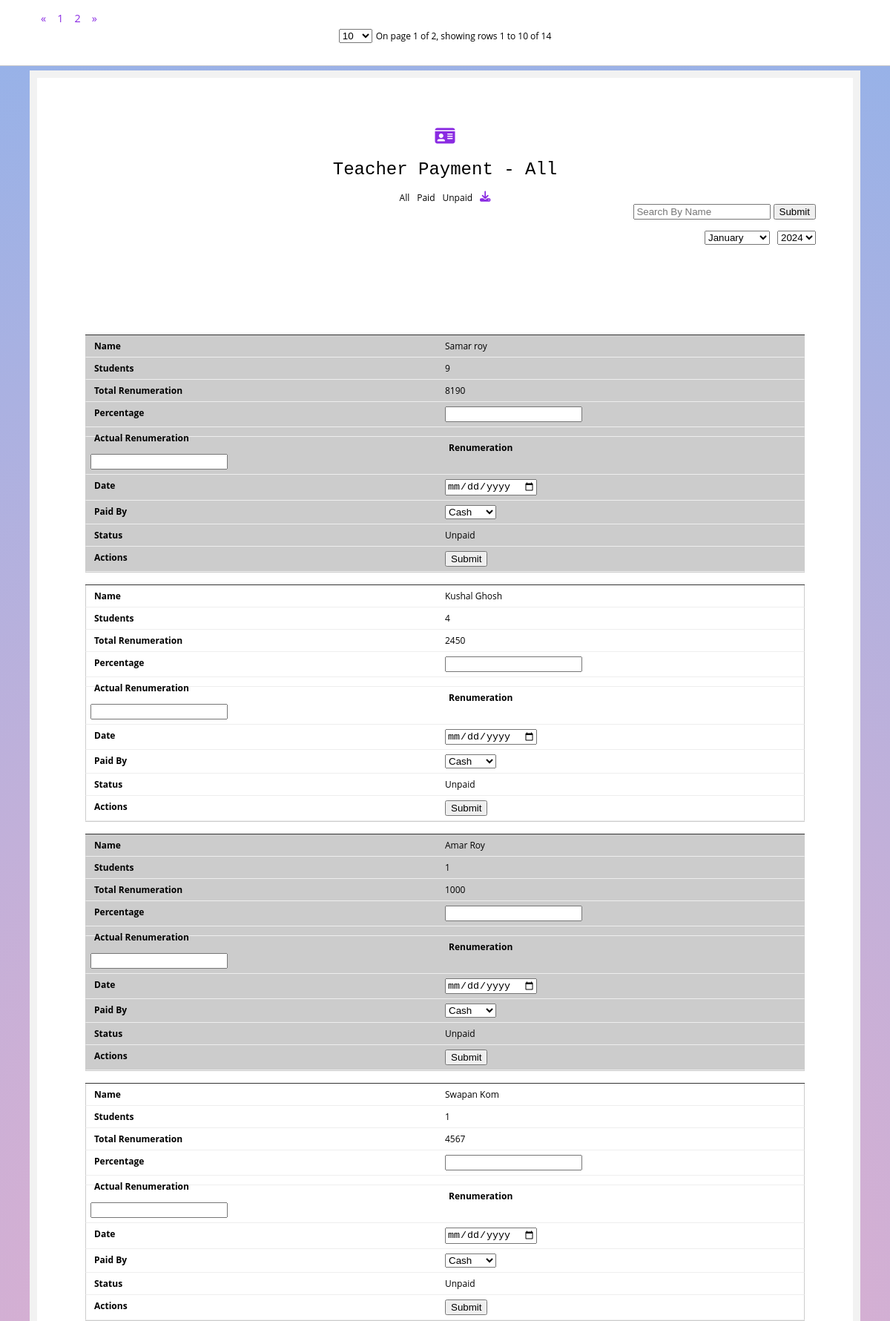
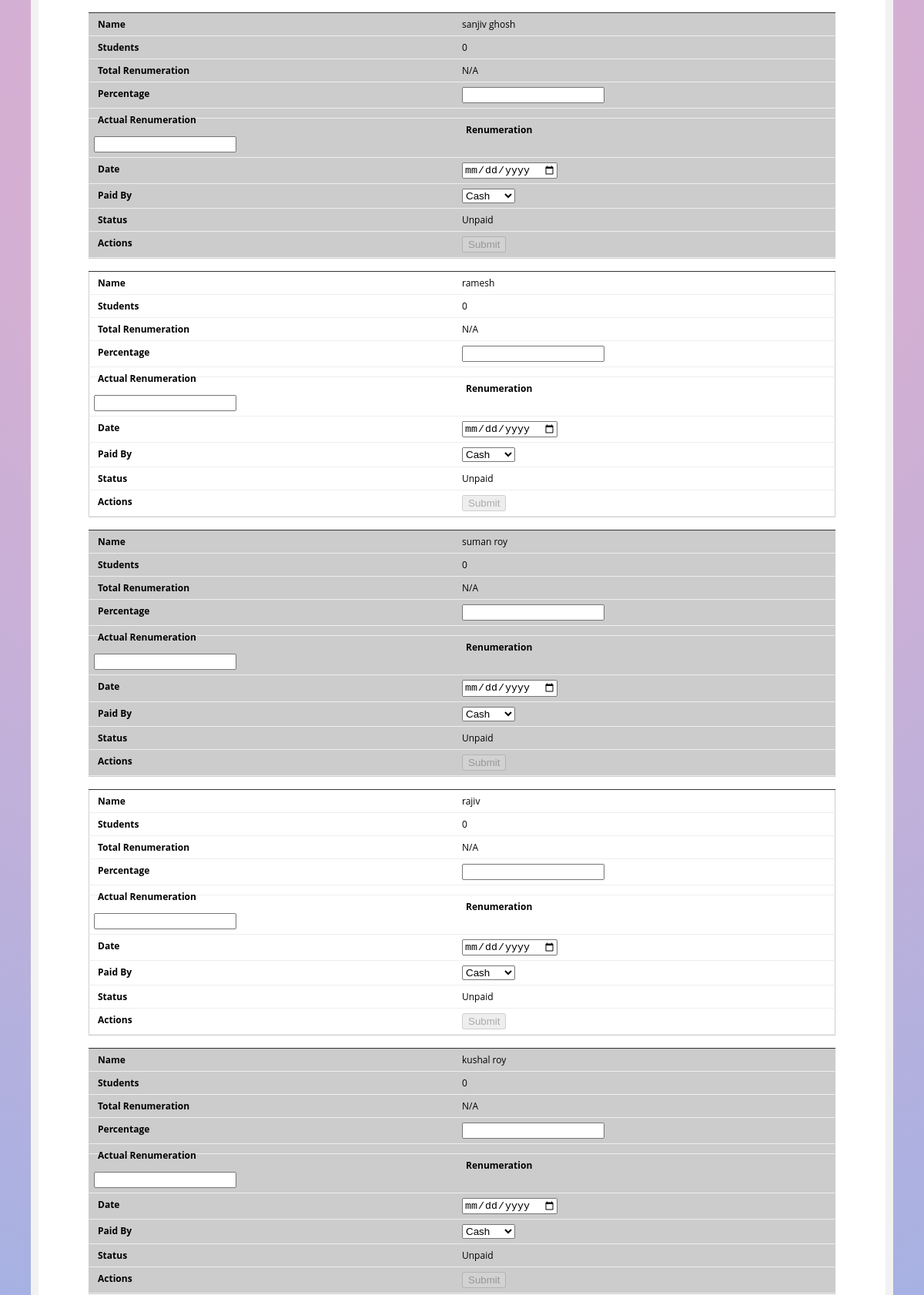
The app's page /teacher_payment.php (upper part) with its own data (2 pictures, top to bottom).
### tables this page shows
CREATE TABLE `teacher` (
  `Teacher_id` int(11) NOT NULL,
  `Teacher_name` varchar(255) NOT NULL,
  `Teacher_phone` varchar(10) NOT NULL,
  `Teacher_reg_id` varchar(255) NOT NULL,
  `Category_id` int(11) NOT NULL,
  `Status` char(1) NOT NULL DEFAULT 'Y'
);

### teacher_payment.php (the view, shortened to what this page needs)
<?php
include("conn.php");
if(empty($_REQUEST['month'])){
    $curr_month=date("m");
    $curr_year=date("Y");
}
else{
    $curr_month=$_REQUEST['month'];
    $curr_year=$_REQUEST['year'];
}
$sql=mysqli_query($conn,"SELECT `teacher`.`Teacher_id` AS 'id',`Teacher_name`,COUNT(DISTINCT `Student_id`) AS 'Students',SUM(`Actual_fees`) AS 'Fees' FROM `student_activity` RIGHT  JOIN `teacher` ON `teacher`.`Teacher_id`=`student_activity`.`Teacher_id` GROUP BY `teacher`.`Teacher_id` ORDER BY  COUNT(DISTINCT `Student_id`) DESC") ;
if(isset($_REQUEST['show'])){
    $show=$_REQUEST['show'];
}
else{
    $show="";
}
?>
<!DOCTYPE html>
<html lang="en">
<head>
    <link rel = "stylesheet" href="https://cdnjs.cloudflare.com/ajax/libs/font-awesome/6.1.1/css/all.min.css" />
    <link rel="stylesheet"  href="teacher_payment.css">
</head>
<body>
<div class="form-box">
  <h1><a href="index.php"><i class="fa-sharp fa-solid fa-id-card"></i></a></h1>
  <h1>Teacher Payment - <span id="content">All</span></h1>
  <div style="display:flex;justify-content:center;gap:10px">
  <span onclick="window.location.href='teacher_payment.php'" style="cursor:pointer;">All</span>
    <span onclick="window.location.href='teacher_payment.php?show=paid'" style="cursor:pointer;">Paid</span>
    <span onclick="window.location.href='teacher_payment.php?show=unpaid'" style="cursor:pointer;">Unpaid</span>
    <i class="fa fa-download" aria-hidden="true" style="font-size:larger;color:blueviolet;cursor:pointer" onclick="generate()"></i>
</div>
<div style="display:flex;justify-content:end;gap:10px;margin-bottom: 15px">
  <form>
    <input type="search" name="search" value="<?php if(isset($name)) echo $name; ?>" placeholder="Search By Name">
    <input type="submit" >
  </form>
   </div>
  <div style="display:flex;justify-content:end;gap:10px">
<select id="month" onchange="month(this.value)">
<option value="01" <?php if($curr_month=="1") echo "selected"; ?>>January</option>
</select>
<select id="year" onchange="year(this.value)">
<?php for($i=date("Y");$i>=2010;$i--){ ?>
    <option value="<?php echo $i; ?>" <?php if($curr_year==$i) echo "selected" ?>><?php echo $i; ?></option>
    <?php } ?>
</select>
</div>
<div id="DataTable">
<div id="table_box_bootstrap"></div>
  <table id="myTable">
    <tbody class="scroll-pane">
        <?php $i=0; while($arr=mysqli_fetch_array($sql)){?>
            <?php $teacher_id=$arr['id'];
        $fees_sql=mysqli_fetch_array(mysqli_query($conn,"SELECT * FROM `teacher_fees` WHERE `teacher_id`='$teacher_id' AND `month` LIKE '$curr_year-$curr_month'"));
        if(($show=="paid" && $fees_sql) || ($show=="unpaid" && !$fees_sql) || ($show=="")){
        ?>
        <tr>
        <td data-teacher="<?php echo $arr['id']; ?>" id="teach_id-<?php echo $i; ?>"><?php echo $arr['Teacher_name'] ?></td>
        <td><?php echo $arr['Students']    ?></td>
        <td id="fees-<?php echo $i ?>"><?php echo $arr['Fees'] ?$arr['Fees']: "N/A"  ?></td>
        <td><input type="number" id="percent-<?php echo $i; ?>" <?php if($fees_sql){ ?>
            value="<?php echo $fees_sql['percentage']?>" disabled
        <?php } ?> onkeyup="calc(this.value,<?php echo $i; ?>)"></td>
        <td id="actual-<?php echo $i; ?>"><?php if($fees_sql) echo $fees_sql['percentage']/100*$arr['Fees']; ?></td>
        <td ><input type="text" id="renum-<?php echo $i; ?>" value="<?php if($fees_sql) echo $fees_sql['actual_fees']; ?>"  <?php if($fees_sql) echo "disabled"; ?>></td>
        <td><input type="date" id="date-<?php echo $i; ?>" <?php if($fees_sql){ ?>
            value="<?php echo $fees_sql['date']?>" disabled
        <?php } ?>></td>
        <td><select id="paid-<?php echo $i; ?>" <?php if($fees_sql) echo "disabled" ?>>
        <option value="cash" <?php if($fees_sql && $fees_sql['paid_by']=='cash') echo "selected"; ?>>Cash</option>
        </select>
        </td>
        <td><?php echo $fees_sql? "Paid" :"Unpaid"; ?></td>
        <td><input type="button" id="submit-<?php echo $i; ?>" value="Submit" <?php echo !$arr['Fees'] ? "disabled": "" ?> <?php if($fees_sql) echo "disabled" ?> onclick="sub(<?php echo $i; ?>)"></td>
        </tr>
        <?php $i++; } } ?>
  </tbody>
</table>
</div>
        </div>
</body>
</html>

### teacher_payment.css (style rules this page uses)
body { counter-reset: my-sec-counter; font-family: 'Open Sans', sans-serif; font-size: 12px; background: rgb(238,174,202); background: radial-gradient(circle, rgba(238,174,202,1) 0%, rgba(148,178,233,1) 100%); margin-top: 95px; }
.form-box { max-width: 1000px; margin: auto; padding: 50px; background: #ffffff; border: 10px solid #f2f2f2; }
h1 { text-align: center; font-family:Arial, Helvetica, sans-serif; font: 2em "typewriter", monospace; align-self: center; }
#DataTable { position:relative; padding: 15px; box-sizing: border-box; }
table { width: 100%; border-collapse: collapse; }
td, th { padding: 6px; border: 1px solid #ccc; text-align: left; box-sizing: border-box; }
tr:nth-of-type(odd) { background: #eee; }
@media only screen 
          and (max-width: 760px), (min-device-width: 768px) 
          and (max-device-width: 1024px) { table { margin-top: 106px; } }
@media only screen 
          and (max-width: 760px), (min-device-width: 768px) 
          and (max-device-width: 1024px) { table, thead, tbody, th, td, tr { display: block; } }
@media only screen 
          and (max-width: 760px), (min-device-width: 768px) 
          and (max-device-width: 1024px) { tr { margin: 0 0 1rem 0; overflow: auto; border-bottom: 1px solid #ccc; } }
@media only screen 
          and (max-width: 760px), (min-device-width: 768px) 
          and (max-device-width: 1024px) { tbody tr:before { counter-increment: my-sec-counter; content: ""; background-color:#333; display: block; height: 1px; } }
@media only screen 
          and (max-width: 760px), (min-device-width: 768px) 
          and (max-device-width: 1024px) { tr:nth-child(odd) { background: #ccc; } }
@media only screen 
          and (max-width: 760px), (min-device-width: 768px) 
          and (max-device-width: 1024px) { td { border: none; border-bottom: 1px solid #eee; margin-right: 0%; display: block; border-right: 1px solid #ccc; border-left: 1px solid #ccc; box-sizing:border-box; } }
@media only screen 
          and (max-width: 760px), (min-device-width: 768px) 
          and (max-device-width: 1024px) { td:before { font-weight: bold; width: 50%; float:left; box-sizing:border-box; padding-left: 5px; } }
@media only screen 
          and (max-width: 760px), (min-device-width: 768px) 
          and (max-device-width: 1024px) { td:nth-of-type(1):before { content: "Name"; } }
@media only screen 
          and (max-width: 760px), (min-device-width: 768px) 
          and (max-device-width: 1024px) { td:nth-of-type(2):before { content: "Students"; } }
@media only screen 
          and (max-width: 760px), (min-device-width: 768px) 
          and (max-device-width: 1024px) { td:nth-of-type(3):before { content: "Total Renumeration"; } }
@media only screen 
          and (max-width: 760px), (min-device-width: 768px) 
          and (max-device-width: 1024px) { td:nth-of-type(4):before { content: "Percentage"; } }
@media only screen 
          and (max-width: 760px), (min-device-width: 768px) 
          and (max-device-width: 1024px) { td:nth-of-type(5):before { content: "Actual Renumeration"; } }
@media only screen 
          and (max-width: 760px), (min-device-width: 768px) 
          and (max-device-width: 1024px) { td:nth-of-type(6):before { content: "Renumeration"; } }
@media only screen 
          and (max-width: 760px), (min-device-width: 768px) 
          and (max-device-width: 1024px) { td:nth-of-type(7):before { content: "Date"; } }
@media only screen 
          and (max-width: 760px), (min-device-width: 768px) 
          and (max-device-width: 1024px) { td:nth-of-type(8):before { content: "Paid By"; } }
@media only screen 
          and (max-width: 760px), (min-device-width: 768px) 
          and (max-device-width: 1024px) { td:nth-of-type(9):before { content: "Status"; } }
@media only screen 
          and (max-width: 760px), (min-device-width: 768px) 
          and (max-device-width: 1024px) { td:nth-of-type(10):before { content: "Actions"; } }
a { color: blueviolet; }

### records on screen
teacher: Teacher_name "Samar roy", Students "9", Fees "8190"
teacher: Teacher_name "Kushal Ghosh", Students "4", Fees "2450"
teacher: Teacher_name "Amar Roy", Students "1", Fees "1000"
teacher: Teacher_name "Swapan Kom", Students "1", Fees "4567"
teacher: Teacher_name "sanjiv ghosh", Students "0", shows "N/A"
teacher: Teacher_name "ramesh", Students "0", shows "N/A"
teacher: Teacher_name "suman roy", Students "0", shows "N/A"
teacher: Teacher_name "rajiv", Students "0", shows "N/A"
teacher: Teacher_name "kushal roy", Students "0", shows "N/A"

### other values on screen
form field value "2024"
